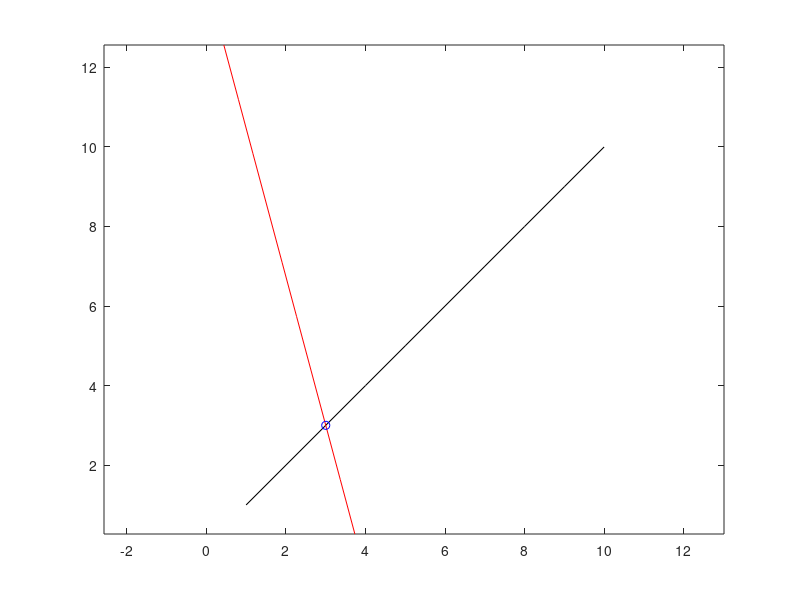

Reproduce this figure in MATLAB.
%hi mayank% define the x- and y-data for the original line we would like to rotate
x = 1:10;
y = 1:10;
% create a matrix of these points, which will be useful in future calculations
v = [x;y];
% choose a point which will be the center of rotation
x_center = x(3);
y_center = y(3);
% create a matrix which will be used later in calculations
center = repmat([x_center; y_center], 1, length(x));
% define a 60 degree counter-clockwise rotation matrix
theta = pi/3;       % pi/3 radians = 60 degrees
R = [cos(theta) -sin(theta); sin(theta) cos(theta)];
% do the rotation...
s = v - center;     % shift points in the plane so that the center of rotation is at the origin
so = R*s;           % apply the rotation about the origin
vo = so + center;   % shift again so the origin goes back to the desired center of rotation
% this can be done in one line as:
% vo = R*(v - center) + center
% pick out the vectors of rotated x- and y-data
x_rotated = vo(1,:);
y_rotated = vo(2,:);
% make a plot
plot(x, y, 'k-', x_rotated, y_rotated, 'r-', x_center, y_center, 'bo');
axis equal